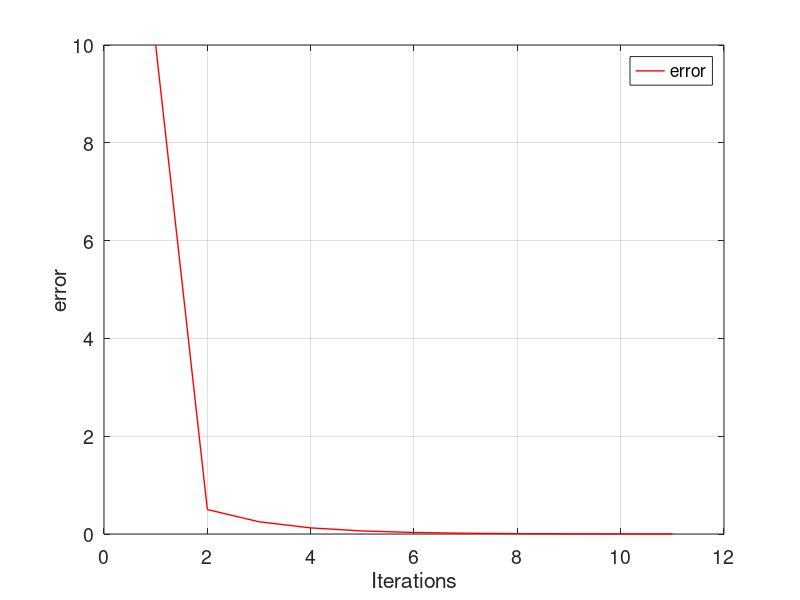
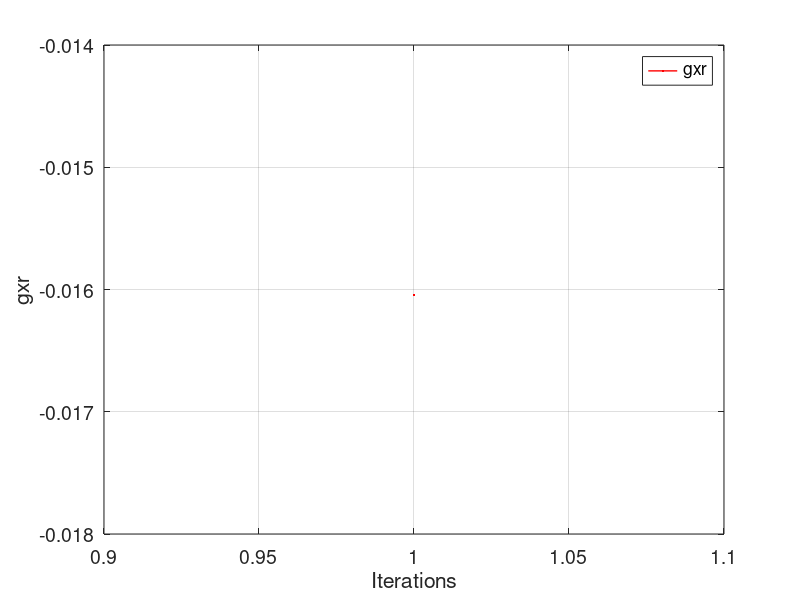

Write MATLAB code to recreate these figures, in order.
i=1
xl=1
xu=2
e(i)=10

while (e(i)>0.001)
    
    xr=(xl+xu)/2;
    
    gxl= xl^3+4*(xl^2)-10;
    gxr= xr^3+4*(xr^2)-10;
    gxu= xu^3+4*(xu^2)-10;
    
    if (gxl*gxr < 0)
        xu=xr
        e(i+1)=abs(xr-xl)
    end
    
    if (gxu*gxr < 0)
        xl=xr 
        e(i+1)= abs(xu-xr)
    end
    i=i+1;
    
    if (gxu*gxr==0)
        xr=xr;
    end
    
end
tamanio = size(e);
ite= 1:1:tamanio(2);
figure ('DefaultAxesFontsize', 14)
set (gcf, 'color', 'white');
plot(ite,e,'color',[1 0 0],'LineWidth',1);

grid on
hold on
xlabel('Iterations')
ylabel('error')
legend ('error')

tamanio = size(gxr);
ite= 1:1:tamanio(2);
figure ('DefaultAxesFontsize', 14)
set (gcf, 'color', 'white');
plot(ite,gxr,'color',[1 0 0],'LineWidth',1);

grid on
hold on
xlabel('Iterations')
ylabel('gxr')
legend ('gxr')

    